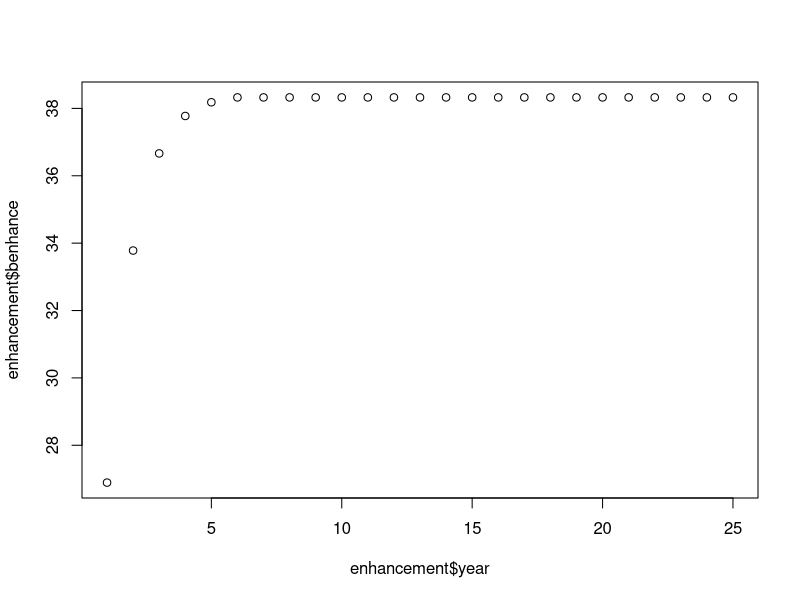

R code for this plot:
# model fisheries enhancement from restoration

# set up some initial params

dens <- 0.415 # juveniles per hectare post restoration
m <- 0.78 # annual mortality rate
t_max <- 7 # maximum age
t_0 <- -1.1 # theoretical age when length is 0
t_harv <- 1 # age of recruitment to fishery
l_asym <- 22 # asymptotic size (length in cm)
Ks <- 0.33 # Brody growth coef 
a <- 0.0316 # intercept of length-weight relationship
b <- 3.03 # slope of length-weight relationship
area_restor <- 1 # area restored in hectares
years <- 25 # number of years since restoration

# set up as a dataframe

dat <- data.frame(species = 'Snapper', dens = dens,
                  m = m, t_max = t_max, t_0 = t_0, t_harv = t_harv,
                  l_asym = l_asym, Ks = Ks, a = a, b = b)
#write.csv(dat, 'data/template-df.csv', row.names = F)

# function to return a dataframe of densities, lengths and weights in each year

mod_enhance <- function(dens, spp, mf, m, t_max, t_0, t_harv, l_asym, Ks, a, b, area_restor, years){
  df <- data.frame(species = NA, male_female = NA, year = NA, denhance = NA, length = NA, weight = NA, weight_i = NA, biomass = NA, biomass_i = NA, benhance = NA)
  for(i in 1:years){
    df[i,1] <- spp # spp
    df[i,2] <- mf # male or female
    df[i,3] <- i # year
    df[i,4] <- dens*exp(-m*(i-0.5))
    df[i,5] <- l_asym*(1-exp(-Ks*(i-t_0))) # estimate length using von bert eqn
    df[i,6] <- if(i<=t_max){a*df[i,5]^b}else(df[t_max,6]) # convert length to weight, only if fish is alive
  }
  for(i in 1:years){
    df[i,7] <- df[i+1,6] - df[i,6] # get the incremental increase in weight for each time interval (i.e. year)
    df[i,8] <- df[i,4]*df[i,6] # convert weight to biomass
    df[i,9] <- df[i,4]*df[i,7] # convert weight to biomass
  }
  for(i in t_harv:years){
    df[i,10] <- if(i>t_max){(df[t_harv, 'biomass'] + (sum(df[t_harv:t_max, 'biomass_i'], na.rm = T)))*area_restor}else((df[t_harv, 'biomass'] + (sum(df[t_harv:i, 'biomass_i'], na.rm = T)))*area_restor)
  }
  return(df)
}

# run the model

enhancement <- mod_enhance(dat$dens, dat$species, NA, dat$m, dat$t_max, dat$t_0, 
                           dat$t_harv, dat$l_asym, dat$Ks, dat$a, dat$b, 
                           area_restor = area_restor, years = years)

# have a look 

head(enhancement)
plot(x = enhancement$year, y = enhancement$benhance)

